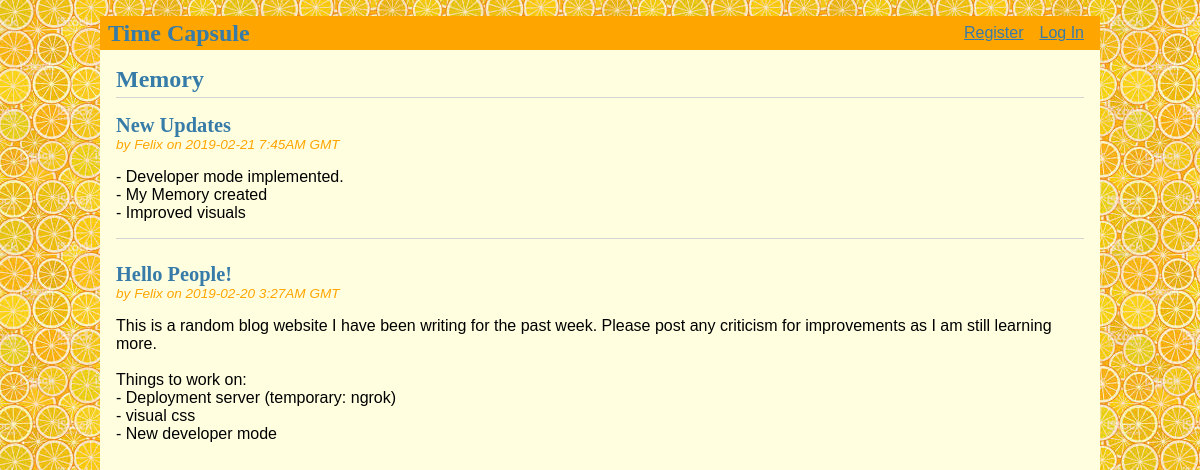
The page / on the database its author committed.
### tables this page shows
CREATE TABLE post (
  id INTEGER PRIMARY KEY AUTOINCREMENT,
  author_id INTEGER NOT NULL,
  created TIMESTAMP NOT NULL DEFAULT CURRENT_TIMESTAMP,
  title TEXT NOT NULL,
  body TEXT NOT NULL,
  FOREIGN KEY (author_id) REFERENCES user (id)
);

CREATE TABLE user (
  id INTEGER PRIMARY KEY AUTOINCREMENT,
  username TEXT UNIQUE NOT NULL,
  password TEXT NOT NULL
);

### flaskr/blog.py (the view)
@bp.route('/')
def index():
    db = get_db()
    posts = db.execute(
        'SELECT p.id, title, body, created, author_id, username'
        ' FROM post p JOIN user u ON p.author_id = u.id'
        ' ORDER BY created DESC'
    ).fetchall()
    return render_template('blog/index.html', posts=posts)

### flaskr/auth.py (called while the page is built)
@bp.before_app_request
def load_logged_in_user():
    user_id = session.get('user_id')
    if user_id is None:
        g.user = None
    else:
        g.user = get_db().execute(
            'SELECT * FROM user WHERE id = ?', (user_id,)
        ).fetchone()

### flaskr/db.py (called while the page is built)
def get_db():
    if 'db' not in g:
        g.db = sqlite3.connect(
            current_app.config['DATABASE'],
            detect_types=sqlite3.PARSE_DECLTYPES
        )
        g.db.row_factory = sqlite3.Row
    return g.db

### flaskr/templates/blog/index.html (shortened to what this page needs)
{% extends 'base.html' %}
{% block header %}
  <h1>{% block title %}Memory{% endblock %}</h1>
{% endblock %}
{% block content %}
  {% for post in posts %}
    <article class="post">
      <header>
        <div>
          <h1>{{ post['title'] }}</h1>
          <div class="about">by {{ post['username'] }} on {{ post['created'].strftime('%Y-%m-%d %-H:%-M%p%z GMT') }}</div>
        </div>
      </header>
      <p class="body">{{ post['body'] }}</p>
    </article>
    {% if not loop.last %}
      <hr>
    {% endif %}
  {% endfor %}
{% endblock %}

### flaskr/static/style.css (style rules this page uses)
h1, h2, h3, h4, h5, h6 { font-family: serif; color: #377ba8; margin: 1rem 0; }
hr { border: none; border-top: 1px solid lightgray; }
.content > header h1 { flex: auto; margin: 1rem 0 0.25rem 0; }
.post > header { display: flex; align-items: flex-end; font-size: 0.85em; }
.post > header > div:first-of-type { flex: auto; }
.post > header h1 { font-size: 1.5em; margin-bottom: 0; }
.post .about { color: Orange; font-style: italic; }
.post .body { white-space: pre-line; }

### rows shown on the page
post: title "New Updates", username "Felix", created "2019-02-21 7:45AM GMT", body "- Developer mode implemented. - My Memory created - Improved visuals"
post: title "Hello People!", username "Felix", created "2019-02-20 3:27AM GMT", body "This is a random blog website I have been writing for the past week. Please post any criticism for improvements as I am still learning more. Things to work on: - Deployment server (temporary: ngrok) - visual css - New developer mode"
